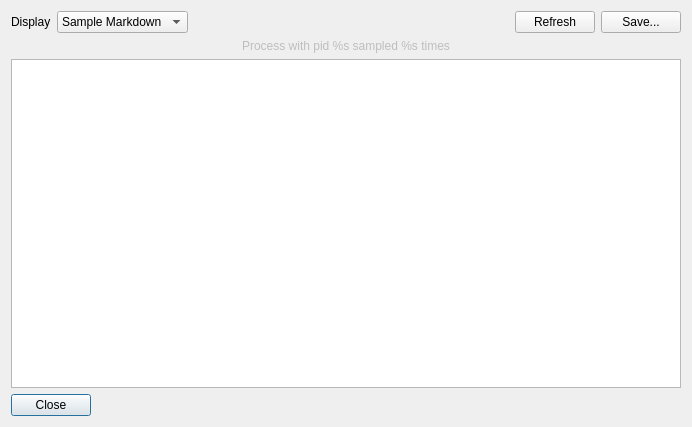
<?xml version="1.0" encoding="UTF-8"?>
<ui version="4.0">
 <class>SampleProcess</class>
 <widget class="QWidget" name="SampleProcess">
  <property name="geometry">
   <rect>
    <x>0</x>
    <y>0</y>
    <width>692</width>
    <height>427</height>
   </rect>
  </property>
  <property name="windowTitle">
   <string>Sample of %s</string>
  </property>
  <layout class="QVBoxLayout" name="verticalLayout_2">
   <item>
    <layout class="QVBoxLayout" name="verticalLayout_3">
     <property name="leftMargin">
      <number>0</number>
     </property>
     <property name="topMargin">
      <number>0</number>
     </property>
     <property name="rightMargin">
      <number>0</number>
     </property>
     <property name="bottomMargin">
      <number>0</number>
     </property>
     <item>
      <layout class="QHBoxLayout" name="horizontalLayout_4">
       <property name="leftMargin">
        <number>0</number>
       </property>
       <property name="topMargin">
        <number>0</number>
       </property>
       <property name="rightMargin">
        <number>0</number>
       </property>
       <property name="bottomMargin">
        <number>0</number>
       </property>
       <item>
        <widget class="QLabel" name="label_2">
         <property name="text">
          <string>Display</string>
         </property>
        </widget>
       </item>
       <item>
        <widget class="QComboBox" name="comboBox">
         <property name="currentIndex">
          <number>1</number>
         </property>
         <item>
          <property name="text">
           <string>Sample Text</string>
          </property>
         </item>
         <item>
          <property name="text">
           <string>Sample Markdown</string>
          </property>
         </item>
        </widget>
       </item>
       <item>
        <spacer name="horizontalSpacer">
         <property name="orientation">
          <enum>Qt::Horizontal</enum>
         </property>
         <property name="sizeHint" stdset="0">
          <size>
           <width>40</width>
           <height>20</height>
          </size>
         </property>
        </spacer>
       </item>
       <item>
        <widget class="QPushButton" name="buttonRefresh">
         <property name="text">
          <string>Refresh</string>
         </property>
        </widget>
       </item>
       <item>
        <widget class="QPushButton" name="buttonSave">
         <property name="text">
          <string>Save...</string>
         </property>
        </widget>
       </item>
      </layout>
     </item>
     <item>
      <widget class="QLabel" name="StatusText">
       <property name="enabled">
        <bool>false</bool>
       </property>
       <property name="text">
        <string>Process with pid %s sampled %s times</string>
       </property>
       <property name="alignment">
        <set>Qt::AlignCenter</set>
       </property>
      </widget>
     </item>
     <item>
      <layout class="QHBoxLayout" name="horizontalLayout_3">
       <property name="leftMargin">
        <number>0</number>
       </property>
       <property name="topMargin">
        <number>0</number>
       </property>
       <property name="rightMargin">
        <number>0</number>
       </property>
       <property name="bottomMargin">
        <number>0</number>
       </property>
       <item>
        <widget class="QTextBrowser" name="textBrowser">
         <property name="font">
          <font>
           <family>Roboto Mono for Powerline</family>
          </font>
         </property>
         <property name="html">
          <string>&lt;!DOCTYPE HTML PUBLIC &quot;-//W3C//DTD HTML 4.0//EN&quot; &quot;http://www.w3.org/TR/REC-html40/strict.dtd&quot;&gt;
&lt;html&gt;&lt;head&gt;&lt;meta name=&quot;qrichtext&quot; content=&quot;1&quot; /&gt;&lt;style type=&quot;text/css&quot;&gt;
p, li { white-space: pre-wrap; }
&lt;/style&gt;&lt;/head&gt;&lt;body style=&quot; font-family:'Roboto Mono for Powerline'; font-size:12pt; font-weight:400; font-style:normal;&quot;&gt;
&lt;p style=&quot;-qt-paragraph-type:empty; margin-top:0px; margin-bottom:0px; margin-left:0px; margin-right:0px; -qt-block-indent:0; text-indent:0px; font-family:'Roboto';&quot;&gt;&lt;br /&gt;&lt;/p&gt;&lt;/body&gt;&lt;/html&gt;</string>
         </property>
        </widget>
       </item>
      </layout>
     </item>
    </layout>
   </item>
   <item>
    <layout class="QVBoxLayout" name="verticalLayout">
     <item>
      <layout class="QHBoxLayout" name="horizontalLayout">
       <property name="topMargin">
        <number>0</number>
       </property>
       <item>
        <widget class="QPushButton" name="buttonClose">
         <property name="text">
          <string>Close</string>
         </property>
         <property name="default">
          <bool>true</bool>
         </property>
        </widget>
       </item>
       <item>
        <spacer name="horizontalSpacer_2">
         <property name="orientation">
          <enum>Qt::Horizontal</enum>
         </property>
         <property name="sizeHint" stdset="0">
          <size>
           <width>40</width>
           <height>20</height>
          </size>
         </property>
        </spacer>
       </item>
      </layout>
     </item>
    </layout>
   </item>
  </layout>
 </widget>
 <resources/>
 <connections/>
</ui>
